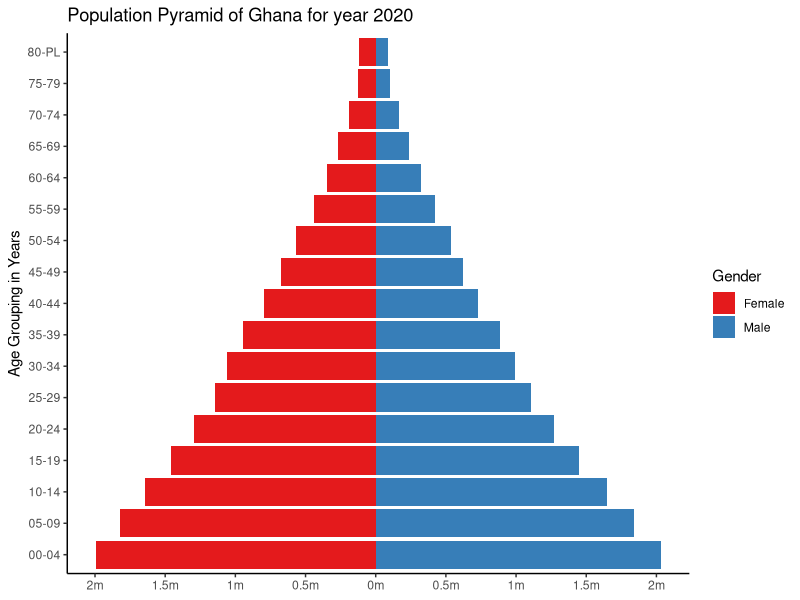

This chart was generated by the following R code:
## ---- chunk 1
knitr::opts_chunk$set(echo = FALSE)
library(tidyverse)
## ---- chunk 2
dataK <-
    readxl::read_xlsx(
        "ghana.xlsx", 
        sheet = "2000 - 2020")
## ---- chunk 3
df_for_pyramid <- 
    dataK %>% 
    select(ends_with("20")) %>% 
    filter(BTOTL_2020==29340248) %>% 
    pivot_longer(cols = BTOTL_2020:F80PL_2020) %>% 
    filter(!name %in% c("BTOTL_2020", "MTOTL_2020", "FTOTL_2020") ) %>% 
    filter(!str_detect(name, "^B")) %>% 
    mutate(sex = str_extract(name, "^\\w"),
           agegrp = str_c(str_sub(name, 2, 3),"-", str_sub(name, 4,5)),
           Population = ifelse(sex == "F", -value, value))
## ---- chunk 4
df_for_pyramid %>% head()
## ---- chunk 5
df_for_pyramid %>% 
    ggplot(aes(x = agegrp, y = Population, fill = sex)) + 
    geom_bar(stat = "identity") + 
    labs(title = "Population Pyramid of Ghana for year 2020",
         x = "Age Grouping in Years", y = NULL, fill = "Gender") +
    scale_y_continuous(
        breaks = seq(-2000000, 2000000, 500000), 
        labels = paste0(as.character(c(seq(2.0, 0.5, -0.5), 
        seq(0, 2.0, 0.5))), "m")) + 
        coord_flip() +
    scale_fill_brewer(
        palette = "Set1", labels = c("Female","Male")) + 
    theme_classic()
